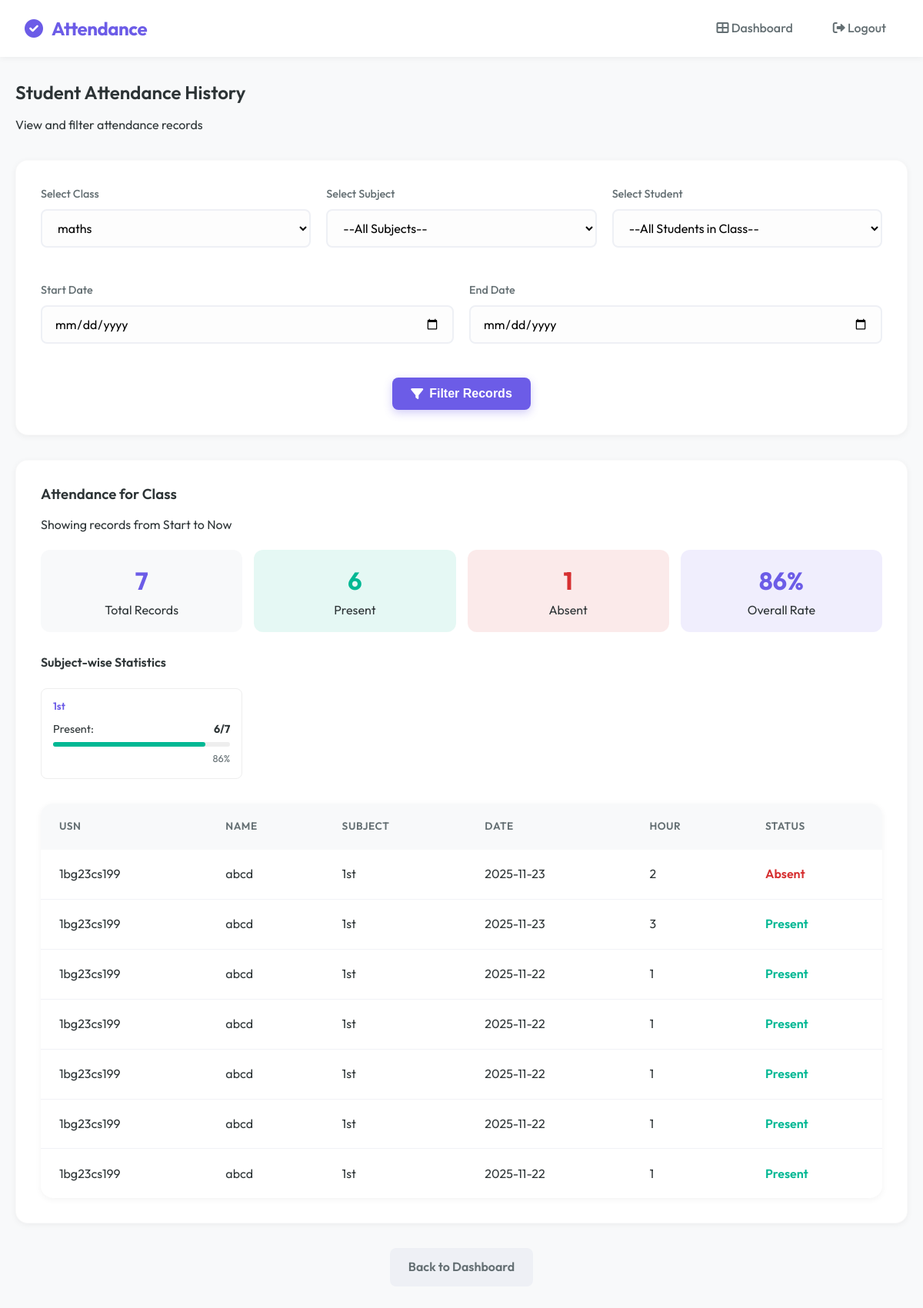
Before: /admin/student_attendance_history?class_id=1 (signed in) with the older database file.
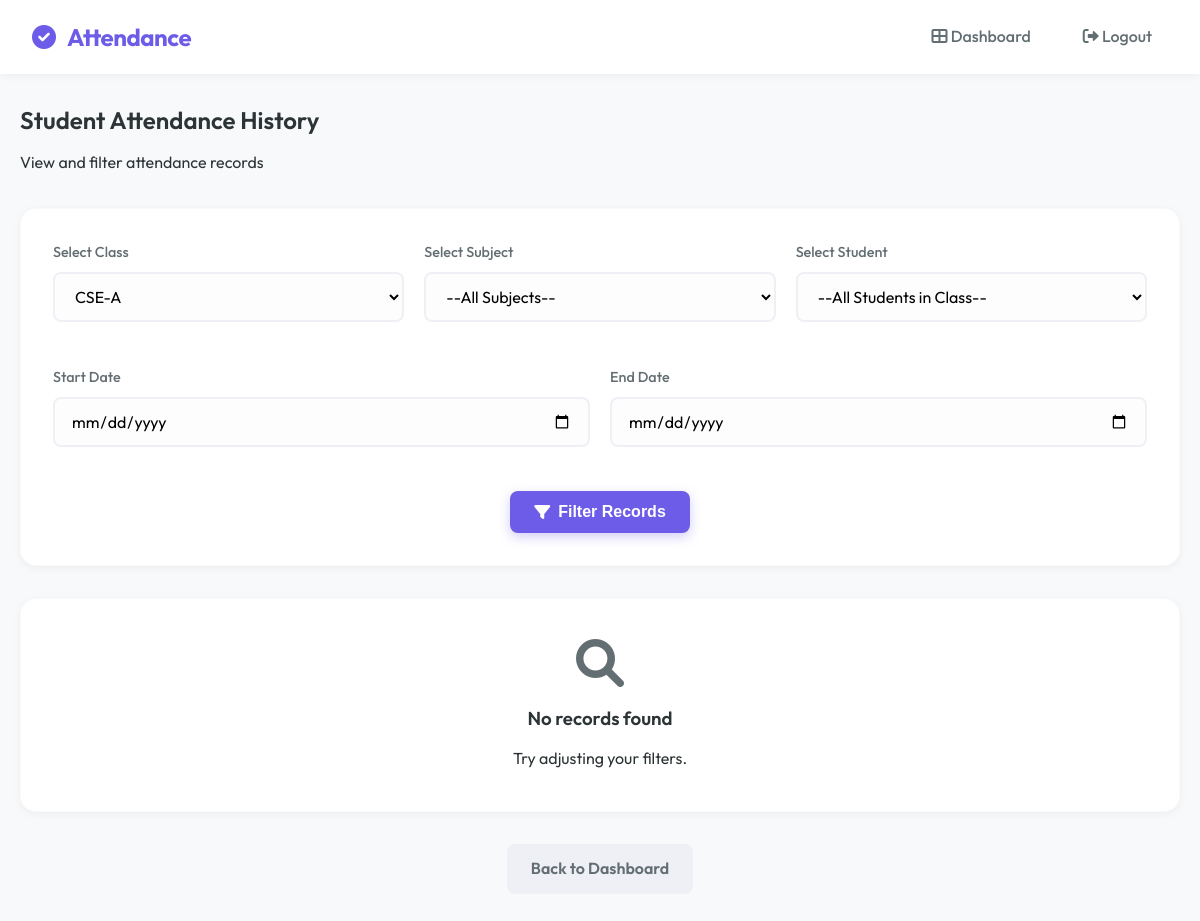
After: the same page with the newer database file.
### tables this page shows
CREATE TABLE attendance (
        id INTEGER PRIMARY KEY AUTOINCREMENT,
        student_id INTEGER,
        subject TEXT,
        date TEXT,
        status TEXT,
        hour INTEGER,
        previous_hash TEXT,
        current_hash TEXT
    );

CREATE TABLE students (
        id INTEGER PRIMARY KEY AUTOINCREMENT,
        usn TEXT UNIQUE,
        name TEXT,
        dob TEXT,
        class_id INTEGER,
        face_encoding BLOB
    );

### app.py (the view)
@app.route("/admin/student_attendance_history", methods=["GET", "POST"])
def student_attendance_history():
    role = session.get("role")
    if role not in ["admin", "teacher"]:
        return "Unauthorized", 403
    conn = sqlite3.connect('attendance.db')
    c = conn.cursor()
    if role == "teacher":
        teacher_id = session["username"]
        c.execute("""
            SELECT DISTINCT c.id, c.class_name
            FROM classes c
            JOIN teacher_assignments ta ON c.id = ta.class_id
            WHERE ta.teacher_id=?
        """, (teacher_id,))
    else:
        c.execute("SELECT id, class_name FROM classes ORDER BY class_name")
    classes = c.fetchall()
    selected_class_id = request.args.get("class_id") or request.form.get("class_id")
    selected_student_id = request.args.get("student_id") or request.form.get("student_id")
    selected_subject = request.args.get("subject") or request.form.get("subject")
    start_date = request.args.get("start_date") or request.form.get("start_date")
    end_date = request.args.get("end_date") or request.form.get("end_date")
    filtered_students, attendance_records, student_info, subjects = [], [], None, []
    if selected_class_id:
        try:
            cid = int(selected_class_id)
            if role == "teacher":
                teacher_id = session["username"]
                c.execute("""
                    SELECT subject FROM teacher_assignments
                    WHERE teacher_id=? AND class_id=?
                    ORDER BY subject
                """, (teacher_id, cid))
            else:
                c.execute("SELECT name FROM subjects WHERE class_id=? ORDER BY name", (cid,))
            subjects = [row[0] for row in c.fetchall()]
            c.execute("SELECT id, usn, name FROM students WHERE class_id=? ORDER BY name", (cid,))
            filtered_students = c.fetchall()
        except ValueError:
            pass
    if selected_student_id:
        c.execute("SELECT usn, name, class_name FROM students JOIN classes ON students.class_id = classes.id WHERE students.id=?", (selected_student_id,))
        student_info = c.fetchone()
        query = "SELECT subject, date, status, hour FROM attendance WHERE student_id=?"
        params = [selected_student_id]
        if selected_subject:
            query += " AND subject=?"
            params.append(selected_subject)
        if start_date and end_date:
            query += " AND date BETWEEN ? AND ?"
            params.extend([start_date, end_date])
        elif start_date:
            query += " AND date >= ?"
            params.append(start_date)
        elif end_date:
            query += " AND date <= ?"
            params.append(end_date)
        query += " ORDER BY date DESC, hour ASC"
        c.execute(query, params)
        attendance_records = c.fetchall()
    elif selected_class_id:
        query = """
            SELECT students.usn, students.name, attendance.subject, attendance.date, attendance.status, attendance.hour
            FROM attendance
            JOIN students ON attendance.student_id = students.id
            WHERE students.class_id=?
        """
        params = [selected_class_id]
        if selected_subject:
            query += " AND attendance.subject=?"
            params.append(selected_subject)
        if start_date and end_date:
            query += " AND attendance.date BETWEEN ? AND ?"
            params.extend([start_date, end_date])
        elif start_date:
            query += " AND attendance.date >= ?"
            params.append(start_date)
        elif end_date:
            query += " AND attendance.date <= ?"
            params.append(end_date)
        query += " ORDER BY attendance.date DESC, attendance.hour ASC, students.name ASC"
        c.execute(query, params)
        attendance_records = c.fetchall()
    subject_stats = {}
    for record in attendance_records:
        subj = record[0] if selected_student_id else record[2]
        status = record[2] if selected_student_id else record[4]
        if subj not in subject_stats:
            subject_stats[subj] = {
                'total': 0,
                'present': 0,
                'absent': 0,
                'percentage': 0
            }
        subject_stats[subj]['total'] += 1
        if status == 'Present':
            subject_stats[subj]['present'] += 1
        else:
            subject_stats[subj]['absent'] += 1
    for subj in subject_stats:
        subject_stats[subj]['percentage'] = round(
            (subject_stats[subj]['present'] / subject_stats[subj]['total'] * 100)
            if subject_stats[subj]['total'] > 0 else 0
        )
    total_records = len(attendance_records)
    present_count = sum(s['present'] for s in subject_stats.values())
    absent_count = total_records - present_count
    attendance_percentage = round((present_count / total_records * 100) if total_records > 0 else 0)
    conn.close()
    return render_template("student_attendance_history.html",
                           classes=classes, filtered_students=filtered_students,
                           subjects=subjects,
                           attendance_records=attendance_records,
                           selected_class_id=int(selected_class_id) if selected_class_id else None,
                           selected_student_id=int(selected_student_id) if selected_student_id else None,
                           selected_subject=selected_subject,
                           student_info=student_info, start_date=start_date, end_date=end_date,
                           total_records=total_records,
                           present_count=present_count,
                           absent_count=absent_count,
                           attendance_percentage=attendance_percentage,
                           subject_stats=subject_stats)

### templates/student_attendance_history.html (shortened to what the changed rows need)
{% extends "base.html" %}
{% block content %}
<div class="mb-4">
    <h2>Student Attendance History</h2>
</div>
<div class="card mb-4">
    <form method="GET" action="/admin/student_attendance_history">
        <div
            style="display: grid; grid-template-columns: repeat(auto-fit, minmax(200px, 1fr)); gap: 20px; margin-bottom: 20px;">
            <div class="form-group">
                <label for="class_id">Select Class</label>
                <select name="class_id" id="class_id" required onchange="this.form.submit()">
                    {% for cid, cname in classes %}
                    <option value="{{ cid }}" {% if selected_class_id==cid %}selected{% endif %}>{{ cname }}</option>
                    {% endfor %}
                </select>
            </div>
        </div>
    </form>
</div>
{% if attendance_records %}
<div class="card mb-4">
    <div style="display: flex; justify-content: space-between; align-items: center; margin-bottom: 20px;">
        <div>
            {% if selected_student_id %}
            <h3>Attendance for {{ student_info[1] }} ({{ student_info[0] }})</h3>
            {% elif selected_class_id %}
            <h3>Attendance for Class</h3>
            {% endif %}
            <p class="text-muted">
                Showing records from {{ start_date or 'Start' }} to {{ end_date or 'Now' }}
            </p>
        </div>
    </div>
    <div class="dashboard-grid"
        style="grid-template-columns: repeat(4, 1fr); margin-top: 0; margin-bottom: 30px; gap: 15px;">
        <div style="text-align: center; padding: 15px; background: #f8f9fa; border-radius: 12px;">
            <div style="font-size: 2rem; font-weight: bold; color: var(--primary);">{{ total_records }}</div>
            <div class="text-muted">Total Records</div>
        </div>
        <div style="text-align: center; padding: 15px; background: rgba(0, 184, 148, 0.1); border-radius: 12px;">
            <div style="font-size: 2rem; font-weight: bold; color: var(--success);">{{ present_count }}</div>
            <div class="text-muted">Present</div>
        </div>
        <div style="text-align: center; padding: 15px; background: rgba(214, 48, 49, 0.1); border-radius: 12px;">
            <div style="font-size: 2rem; font-weight: bold; color: var(--error);">{{ absent_count }}</div>
            <div class="text-muted">Absent</div>
        </div>
        <div style="text-align: center; padding: 15px; background: rgba(108, 92, 231, 0.1); border-radius: 12px;">
            <div style="font-size: 2rem; font-weight: bold; color: var(--primary);">{{ attendance_percentage }}%</div>
            <div class="text-muted">Overall Rate</div>
        </div>
    </div>
    {% if subject_stats %}
    <h4 class="mb-3">Subject-wise Statistics</h4>
    <div
        style="display: grid; grid-template-columns: repeat(auto-fill, minmax(250px, 1fr)); gap: 15px; margin-bottom: 30px;">
        {% for subject, stats in subject_stats.items() %}
        <div style="padding: 15px; border: 1px solid #eee; border-radius: 8px;">
            <h5 style="margin-bottom: 10px; color: var(--primary);">{{ subject }}</h5>
            <div style="display: flex; justify-content: space-between; font-size: 0.9rem; margin-bottom: 5px;">
                <span>Present:</span> <strong>{{ stats.present }}/{{ stats.total }}</strong>
            </div>
            <div style="width: 100%; background: #eee; height: 6px; border-radius: 3px;">
                <div
                    style="width: {{ stats.percentage }}%; background: {% if stats.percentage >= 75 %}var(--success){% elif stats.percentage >= 60 %}var(--warning){% else %}var(--error){% endif %}; height: 100%; border-radius: 3px;">
                </div>
            </div>
            <div style="text-align: right; font-size: 0.8rem; margin-top: 5px; color: var(--text-muted);">{{
                stats.percentage }}%</div>
        </div>
        {% endfor %}
    </div>
    {% endif %}
    <div class="table-container">
        <table>
            <thead>
                {% if selected_student_id %}
                <tr>
                    <th>Subject</th>
                    <th>Date</th>
                    <th>Hour</th>
                    <th>Status</th>
                </tr>
                {% else %}
                <tr>
                    <th>USN</th>
                    <th>Name</th>
                    <th>Subject</th>
                    <th>Date</th>
                    <th>Hour</th>
                    <th>Status</th>
                </tr>
                {% endif %}
            </thead>
            <tbody>
                {% for row in attendance_records %}
                {% if selected_student_id %}
                <tr>
                    <td>{{ row[0] }}</td>
                    <td>{{ row[1] }}</td>
                    <td>{{ row[3] }}</td>
                    <td>
                        <span class="{% if row[2] == 'Present' %}text-success{% else %}text-danger{% endif %}"
                            style="font-weight: 600;">
                            {{ row[2] }}
                        </span>
                    </td>
                </tr>
                {% else %}
                <tr>
                    <td>{{ row[0] }}</td>
                    <td>{{ row[1] }}</td>
                    <td>{{ row[2] }}</td>
                    <td>{{ row[3] }}</td>
                    <td>{{ row[5] }}</td>
                    <td>
                        <span class="{% if row[4] == 'Present' %}text-success{% else %}text-danger{% endif %}"
                            style="font-weight: 600;">
                            {{ row[4] }}
                        </span>
                    </td>
                </tr>
                {% endif %}
                {% endfor %}
            </tbody>
        </table>
    </div>
</div>
{% else %}
<div class="card text-center" style="padding: 40px;">
    {% if selected_class_id %}
    <i class="fas fa-search" style="font-size: 3rem; color: var(--text-muted); margin-bottom: 20px;"></i>
    <h3>No records found</h3>
    <p class="text-muted">Try adjusting your filters.</p>
    {% else %}
    <i class="fas fa-arrow-up" style="font-size: 3rem; color: var(--primary); margin-bottom: 20px;"></i>
    <h3>Select a Class</h3>
    <p class="text-muted">Please select a class above to view attendance records.</p>
    {% endif %}
</div>
{% endif %}
{% endblock %}

Changed rows visible on the page:
removed attendance: subject "1st", present "6", total "7", percentage "86", usn "1bg23cs199", name "abcd", date "2025-11-23", hour "2", status "Absent"
removed attendance: usn "1bg23cs199", name "abcd", subject "1st", date "2025-11-23", hour "3", status "Present"
no longer on this page (row edited): attendance: usn "1bg23cs199", name "abcd", subject "1st", date "2025-11-22", hour "1", status "Present"
no longer on this page (row edited): attendance: usn "1bg23cs199", name "abcd", subject "1st", date "2025-11-22", hour "1", status "Present"
no longer on this page (row edited): attendance: usn "1bg23cs199", name "abcd", subject "1st", date "2025-11-22", hour "1", status "Present"
no longer on this page (row edited): attendance: usn "1bg23cs199", name "abcd", subject "1st", date "2025-11-22", hour "1", status "Present"
no longer on this page (row edited): attendance: usn "1bg23cs199", name "abcd", subject "1st", date "2025-11-22", hour "1", status "Present"
Other visible differences:
form field class_id: "maths" → "CSE-A"
{{ start_date or 'Start' }}: "Start" → (not shown)
{{ end_date or 'Now' }}: "Now" → (not shown)
{{ total_records }}: "7" → (not shown)
{{ present_count }}: "6" → (not shown)
{{ absent_count }}: "1" → (not shown)
{{ attendance_percentage }}: "86" → (not shown)
text no longer shown: "Attendance for Class Showing records from to Total Records Present Absent % Overall Rate Subject-wise Statistics USN NAME SUBJECT DATE HOUR STATUS"
text now shown: "No records found Try adjusting your filters."
